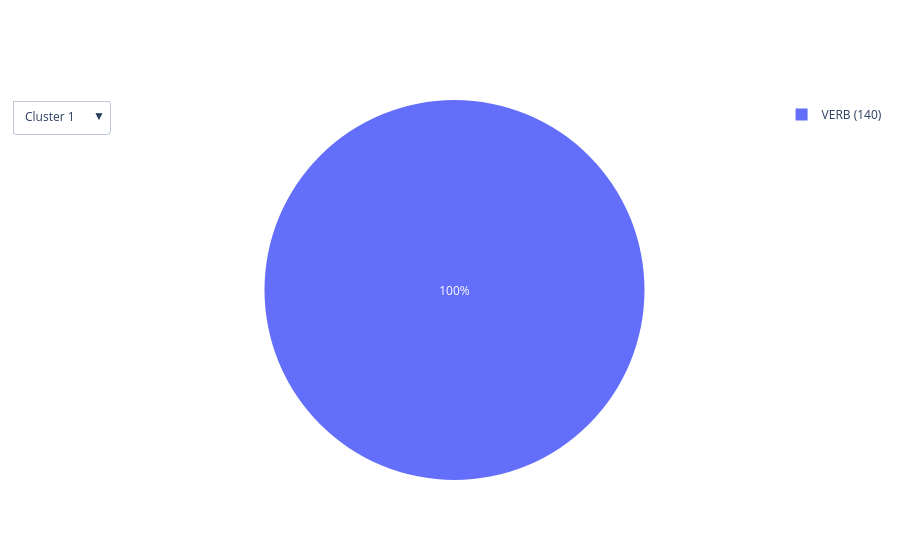

Source (notebook cell):
### Code cell
# make pie chart with plotly
import plotly.express as px
import plotly.graph_objects as go

# Function to create pie chart for a given cluster
def create_pie_chart(cluster_number):
    labels = [f'{k} ({v})' for k, v in pie_chart[cluster_number].items()]
    values = list(pie_chart[cluster_number].values())
    fig = go.Figure(data=[go.Pie(labels=labels, values=values)])
    return fig

# Create initial pie chart
fig = create_pie_chart(1)

# Add dropdown menu
dropdown_buttons = [
    {
        'label': f'Cluster {i}',
        'method': 'update',
        'args': [{'values': [list(pie_chart[i].values())], 'labels': [[f'{k} ({v})' for k, v in pie_chart[i].items()]]}]
    } for i in pie_chart.keys()
]

fig.update_layout(
    updatemenus=[
        {
            'buttons': dropdown_buttons,
            'direction': 'down',
            'showactive': True,
        }
    ]
)

fig.show()

### Figure 1 — Plotly figure (JSON) as saved in the notebook; plotly's stock layout.template omitted (floating-point values rounded to 4 significant figures)
{"data": [{"labels": ["VERB (140)"], "type": "pie", "values": [140]}], "layout": {"updatemenus": [{"buttons": [{"args": [{"labels": [["VERB (140)"]], "values": [[140]]}], "label": "Cluster 1", "method": "update"}, {"args": [{"labels": [["PROPN (20)", "NOUN (118)", "PRON (1)"]], "values": [[20, 118, 1]]}], "label": "Cluster 2", "method": "update"}, {"args": [{"labels": [["NOUN (3)"]], "values": [[3]]}], "label": "Cluster 3", "method": "update"}, {"args": [{"labels": [["NOUN (3)", "ADP (1)"]], "values": [[3, 1]]}], "label": "Cluster 4", "method": "update"}, {"args": [{"labels": [["PROPN (10)"]], "values": [[10]]}], "label": "Cluster 5", "method": "update"}, {"args": [{"labels": [["ADV (25)"]], "values": [[25]]}], "label": "Cluster 6", "method": "update"}, {"args": [{"labels": [["CCONJ (10)", "AUX (5)", "PART (1)", "ADP (3)", "SCONJ (7)", "PRON (1)"]], "values": [[10, 5, 1, 3, 7, 1]]}], "label": "Cluster 7", "method": "update"}, {"args": [{"labels": [["PROPN (8)", "NOUN (2)", "DET (1)"]], "values": [[8, 2, 1]]}], "label": "Cluster 8", "method": "update"}, {"args": [{"labels": [["PROPN (5)", "PRON (13)", "NOUN (6)", "AUX (3)", "ADV (3)", "VERB (1)"]], "values": [[5, 13, 6, 3, 3, 1]]}], "label": "Cluster 9", "method": "update"}, {"args": [{"labels": [["ADP (12)"]], "values": [[12]]}], "label": "Cluster 10", "method": "update"}, {"args": [{"labels": [["NUM (8)"]], "values": [[8]]}], "label": "Cluster 11", "method": "update"}, {"args": [{"labels": [["DET (10)"]], "values": [[10]]}], "label": "Cluster 12", "method": "update"}], "direction": "down", "showactive": true}]}}
